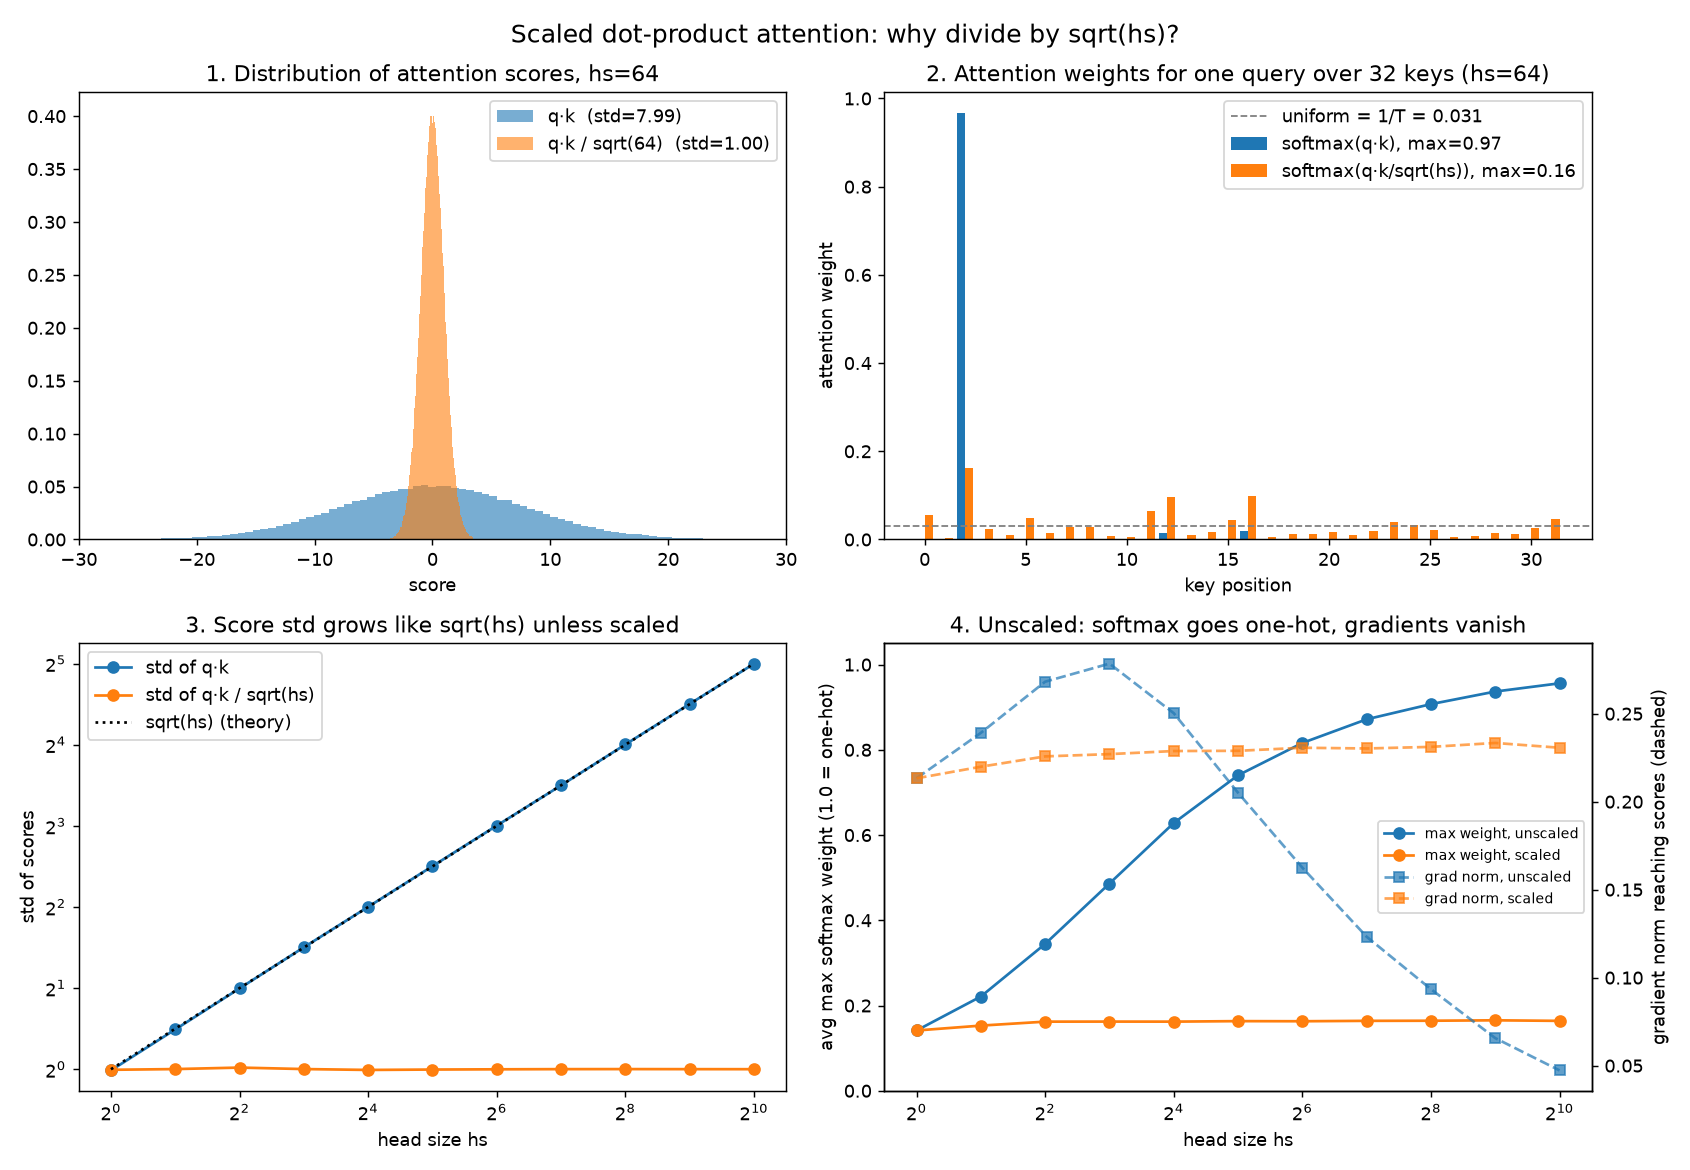

Reproduce this figure in Python.
"""
Why attention divides scores by sqrt(hs).

If q and k entries are ~N(0, 1), then q·k is a sum of hs products, each with
variance 1, so Var(q·k) = hs and std = sqrt(hs). Large scores make softmax
nearly one-hot and its gradients vanish. Dividing by sqrt(hs) restores std ~1.

Run: uv run python attention_scaling_demo.py
"""

import torch
import torch.nn.functional as F
import matplotlib.pyplot as plt

torch.manual_seed(0)
T = 32  # sequence length (number of keys each query attends over)


def scores(hs, scaled, n_batch=256):
    q = torch.randn(n_batch, T, hs)
    k = torch.randn(n_batch, T, hs)
    att = q @ k.transpose(-2, -1)  # (B, T, T)
    if scaled:
        att = att / hs**0.5  # same as * (1.0 / math.sqrt(k.size(-1)))
    return att


def softmax_grad_norm(att):
    # Push a random upstream gradient back through softmax and measure how
    # much reaches the scores. This is what the q/k weights get to learn from.
    att = att.detach().requires_grad_(True)
    w = F.softmax(att, dim=-1)
    upstream = torch.randn_like(w)
    (w * upstream).sum().backward()
    return att.grad.norm(dim=-1).mean().item()


fig, axes = plt.subplots(2, 2, figsize=(13, 9))
fig.suptitle("Scaled dot-product attention: why divide by sqrt(hs)?", fontsize=14)

# 1. Score distribution at hs=64
hs = 64
raw, scl = scores(hs, False).flatten(), scores(hs, True).flatten()
ax = axes[0, 0]
ax.hist(raw, bins=120, alpha=0.6, density=True, label=f"q·k  (std={raw.std():.2f})")
ax.hist(scl, bins=120, alpha=0.6, density=True, label=f"q·k / sqrt(64)  (std={scl.std():.2f})")
ax.set_title(f"1. Distribution of attention scores, hs={hs}")
ax.set_xlabel("score")
ax.set_xlim(-30, 30)
ax.legend()

# 2. One softmax row, unscaled vs scaled
q = torch.randn(1, hs)
k = torch.randn(T, hs)
row = (q @ k.T).squeeze(0)
w_raw = F.softmax(row, dim=-1)
w_scl = F.softmax(row / hs**0.5, dim=-1)
ax = axes[0, 1]
x = torch.arange(T)
ax.bar(x - 0.2, w_raw, width=0.4, label=f"softmax(q·k), max={w_raw.max():.2f}")
ax.bar(x + 0.2, w_scl, width=0.4, label=f"softmax(q·k/sqrt(hs)), max={w_scl.max():.2f}")
ax.axhline(1 / T, color="gray", ls="--", lw=1, label=f"uniform = 1/T = {1/T:.3f}")
ax.set_title(f"2. Attention weights for one query over {T} keys (hs={hs})")
ax.set_xlabel("key position")
ax.set_ylabel("attention weight")
ax.legend()

# 3 & 4. Sweep head size
head_sizes = [1, 2, 4, 8, 16, 32, 64, 128, 256, 512, 1024]
stats = {False: {"std": [], "max": [], "grad": []}, True: {"std": [], "max": [], "grad": []}}
for h in head_sizes:
    for scaled in (False, True):
        a = scores(h, scaled)
        stats[scaled]["std"].append(a.std().item())
        stats[scaled]["max"].append(F.softmax(a, dim=-1).max(dim=-1).values.mean().item())
        stats[scaled]["grad"].append(softmax_grad_norm(a))

ax = axes[1, 0]
ax.plot(head_sizes, stats[False]["std"], "o-", label="std of q·k")
ax.plot(head_sizes, stats[True]["std"], "o-", label="std of q·k / sqrt(hs)")
ax.plot(head_sizes, [h**0.5 for h in head_sizes], "k:", label="sqrt(hs) (theory)")
ax.set_xscale("log", base=2)
ax.set_yscale("log", base=2)
ax.set_title("3. Score std grows like sqrt(hs) unless scaled")
ax.set_xlabel("head size hs")
ax.set_ylabel("std of scores")
ax.legend()

ax = axes[1, 1]
ax.plot(head_sizes, stats[False]["max"], "o-", color="C0", label="max weight, unscaled")
ax.plot(head_sizes, stats[True]["max"], "o-", color="C1", label="max weight, scaled")
ax.set_xscale("log", base=2)
ax.set_ylim(0, 1.05)
ax.set_xlabel("head size hs")
ax.set_ylabel("avg max softmax weight (1.0 = one-hot)")
ax2 = ax.twinx()
ax2.plot(head_sizes, stats[False]["grad"], "s--", color="C0", alpha=0.7, label="grad norm, unscaled")
ax2.plot(head_sizes, stats[True]["grad"], "s--", color="C1", alpha=0.7, label="grad norm, scaled")
ax2.set_ylabel("gradient norm reaching scores (dashed)")
ax.set_title("4. Unscaled: softmax goes one-hot, gradients vanish")
h1, l1 = ax.get_legend_handles_labels()
h2, l2 = ax2.get_legend_handles_labels()
ax.legend(h1 + h2, l1 + l2, loc="center right", fontsize=8)

fig.tight_layout()
fig.savefig("attention_scaling_demo.png", dpi=130)
print("saved attention_scaling_demo.png")
for h, gu, gs, mu, ms in zip(head_sizes, stats[False]["grad"], stats[True]["grad"],
                             stats[False]["max"], stats[True]["max"]):
    print(f"hs={h:5d}  max_w unscaled={mu:.3f} scaled={ms:.3f}   grad unscaled={gu:.4f} scaled={gs:.4f}")
